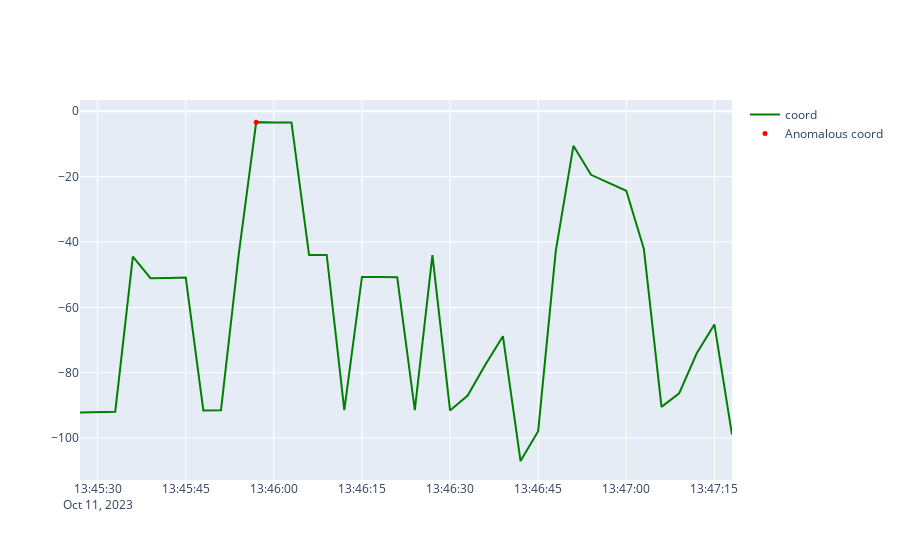

Notebook source saved alongside this figure:
### Code cell
# Reshape the data for prediction
X_pred = np.array([dropped['coord'][i:i+timesteps] for i in range(len(dropped) - timesteps)])

# Use the autoencoder to predict on the data
predictions = autoencoder.predict(X_pred)
# Calculate reconstruction error for each sequence
mse = np.mean(np.power(dropped.values[-predictions.shape[0]:] - predictions[:, -1, :], 2), axis=1)

# Scale the MSE to a percentage
min_mse = np.min(mse)
max_mse = np.max(mse)
mse_percentage = ((mse - min_mse) / (max_mse - min_mse)) * 100

# Detect anomalies by comparing the scaled reconstruction error to some threshold
threshold = 60  # Define a threshold value (in percentage)

# Add 'is_anomalous' column to the DataFrame
dropped = dropped.iloc[-predictions.shape[0]:].copy()
dropped['is_anomalous'] = mse_percentage > threshold
dropped['mse_percentage'] = mse_percentage
normal['threshold'] = threshold



# Create a new figure
fig = go.Figure()


# Add a line for the actual load
fig.add_trace(go.Scatter(
    x=dropped.index,
    y=dropped["coord"],
    mode='lines',
    name='coord',
    line=dict(color='green'),  # specify line color here
))

# Add a line for the anomalous load
fig.add_trace(go.Scatter(
    x=dropped[dropped['is_anomalous']].index,
    y=dropped[dropped['is_anomalous']]["coord"],
    mode='markers',
    name='Anomalous coord',
    marker=dict(color='red', size=5),  # specify marker color and size here
))

# Show the plot
fig.show()
dropped.to_csv('dropped_result.csv')

### Figure 1 — Plotly figure (JSON) as saved in the notebook; plotly's stock layout.template omitted (floating-point values rounded to 4 significant figures)
{"data": [{"line": {"color": "green"}, "mode": "lines", "name": "coord", "type": "scatter", "x": ["2023-10-11T13:45:27", "2023-10-11T13:45:30", "2023-10-11T13:45:33", "2023-10-11T13:45:36", "2023-10-11T13:45:39", "2023-10-11T13:45:42", "2023-10-11T13:45:45", "2023-10-11T13:45:48", "2023-10-11T13:45:51", "2023-10-11T13:45:54", "2023-10-11T13:45:57", "2023-10-11T13:46:00", "2023-10-11T13:46:03", "2023-10-11T13:46:06", "2023-10-11T13:46:09", "2023-10-11T13:46:12", "2023-10-11T13:46:15", "2023-10-11T13:46:18", "2023-10-11T13:46:21", "2023-10-11T13:46:24", "2023-10-11T13:46:27", "2023-10-11T13:46:30", "2023-10-11T13:46:33", "2023-10-11T13:46:36", "2023-10-11T13:46:39", "2023-10-11T13:46:42", "2023-10-11T13:46:45", "2023-10-11T13:46:48", "2023-10-11T13:46:51", "2023-10-11T13:46:54", "2023-10-11T13:46:57", "2023-10-11T13:47:00", "2023-10-11T13:47:03", "2023-10-11T13:47:06", "2023-10-11T13:47:09", "2023-10-11T13:47:12", "2023-10-11T13:47:15", "2023-10-11T13:47:18"], "y": [-92.12, -92.05, -91.91, -44.49, -51.05, -51.02, -50.87, -91.53, -91.47, -44.08, -3.316, -3.398, -3.4, -43.99, -43.93, -91.42, -50.68, -50.7, -50.75, -91.43, -44.02, -91.53, -86.97, -77.56, -68.81, -107.0, -97.85, -42.7, -10.56, -19.43, -21.96, -24.32, -42.13, -90.42, -86.28, -74.03, -65.2, -98.9]}, {"marker": {"color": "red", "size": 5}, "mode": "markers", "name": "Anomalous coord", "type": "scatter", "x": ["2023-10-11T13:45:57"], "y": [-3.316]}], "layout": {}}
